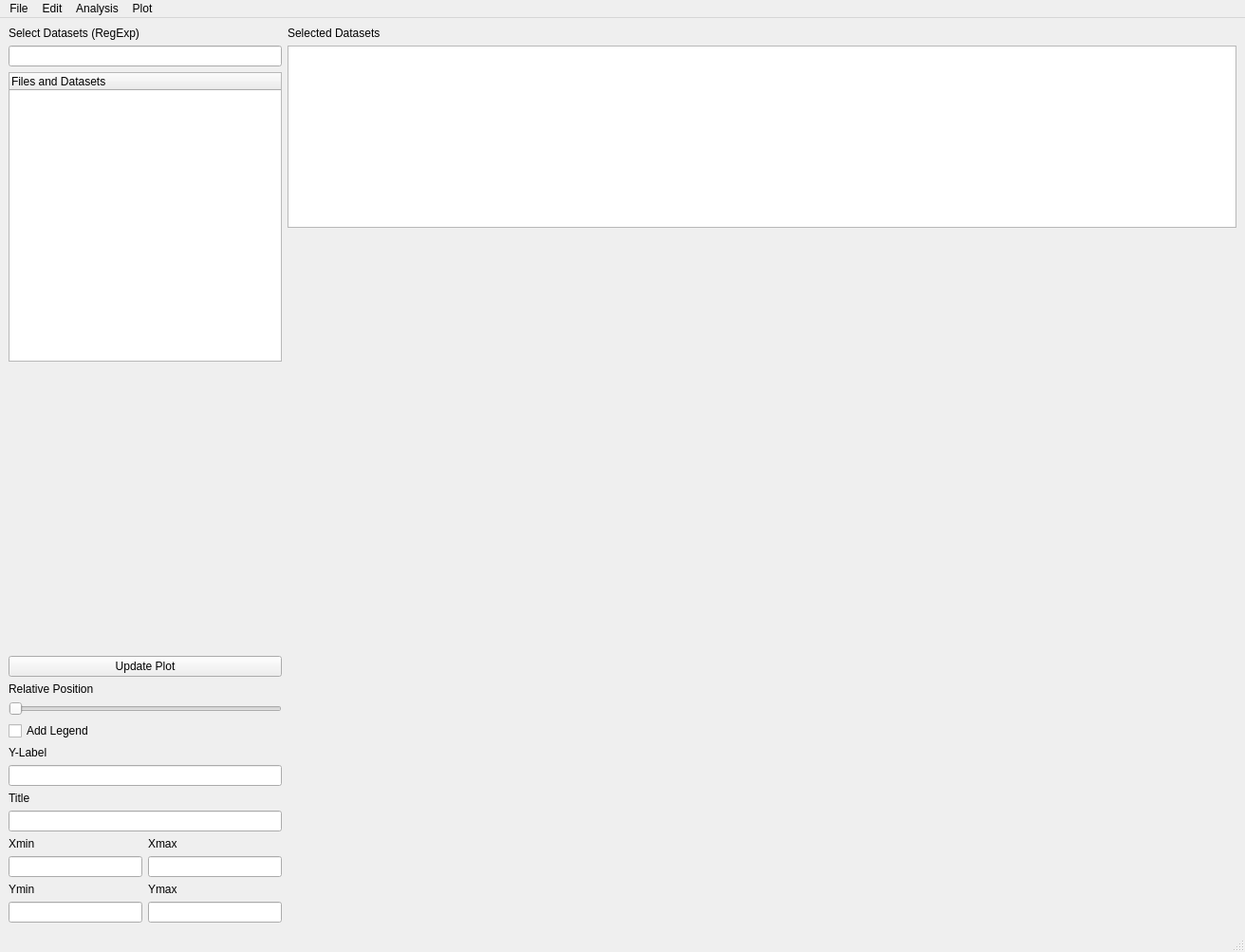
<?xml version="1.0" encoding="UTF-8"?>
<ui version="4.0">
 <class>PyGenesisGUI</class>
 <widget class="QMainWindow" name="PyGenesisGUI">
  <property name="geometry">
   <rect>
    <x>0</x>
    <y>0</y>
    <width>1312</width>
    <height>1003</height>
   </rect>
  </property>
  <property name="windowTitle">
   <string>Genesis Postprocessor in Python</string>
  </property>
  <widget class="QWidget" name="centralwidget">
   <layout class="QHBoxLayout" name="horizontalLayout">
    <item>
     <layout class="QVBoxLayout" name="verticalLayout_2">
      <item>
       <widget class="QLabel" name="label">
        <property name="text">
         <string>Select Datasets (RegExp)</string>
        </property>
       </widget>
      </item>
      <item>
       <widget class="QLineEdit" name="PlotCommand"/>
      </item>
      <item>
       <widget class="QTreeWidget" name="DataBrowser">
        <column>
         <property name="text">
          <string>Files and Datasets</string>
         </property>
        </column>
       </widget>
      </item>
      <item>
       <spacer name="verticalSpacer">
        <property name="orientation">
         <enum>Qt::Vertical</enum>
        </property>
        <property name="sizeHint" stdset="0">
         <size>
          <width>20</width>
          <height>40</height>
         </size>
        </property>
       </spacer>
      </item>
      <item>
       <layout class="QVBoxLayout" name="verticalLayout">
        <item>
         <widget class="QPushButton" name="UIReplot">
          <property name="text">
           <string>Update Plot</string>
          </property>
         </widget>
        </item>
        <item>
         <widget class="QLabel" name="label_3">
          <property name="text">
           <string>Relative Position</string>
          </property>
         </widget>
        </item>
        <item>
         <widget class="QSlider" name="UIPos">
          <property name="maximum">
           <number>100</number>
          </property>
          <property name="orientation">
           <enum>Qt::Horizontal</enum>
          </property>
         </widget>
        </item>
        <item>
         <widget class="QCheckBox" name="UILegend">
          <property name="text">
           <string>Add Legend</string>
          </property>
         </widget>
        </item>
        <item>
         <widget class="QLabel" name="label_8">
          <property name="text">
           <string>Y-Label</string>
          </property>
         </widget>
        </item>
        <item>
         <widget class="QLineEdit" name="UIYLabel"/>
        </item>
        <item>
         <widget class="QLabel" name="label_9">
          <property name="text">
           <string>Title</string>
          </property>
         </widget>
        </item>
        <item>
         <widget class="QLineEdit" name="UITitle"/>
        </item>
        <item>
         <layout class="QGridLayout" name="gridLayout">
          <item row="0" column="0">
           <widget class="QLabel" name="label_4">
            <property name="text">
             <string>Xmin</string>
            </property>
           </widget>
          </item>
          <item row="0" column="1">
           <widget class="QLabel" name="label_5">
            <property name="text">
             <string>Xmax</string>
            </property>
           </widget>
          </item>
          <item row="1" column="0">
           <widget class="QLineEdit" name="UIXmin"/>
          </item>
          <item row="1" column="1">
           <widget class="QLineEdit" name="UIXmax"/>
          </item>
          <item row="2" column="0">
           <widget class="QLabel" name="label_6">
            <property name="text">
             <string>Ymin</string>
            </property>
           </widget>
          </item>
          <item row="3" column="1">
           <widget class="QLineEdit" name="UIYmax"/>
          </item>
          <item row="3" column="0">
           <widget class="QLineEdit" name="UIYmin"/>
          </item>
          <item row="2" column="1">
           <widget class="QLabel" name="label_7">
            <property name="text">
             <string>Ymax</string>
            </property>
           </widget>
          </item>
         </layout>
        </item>
       </layout>
      </item>
     </layout>
    </item>
    <item>
     <layout class="QVBoxLayout" name="verticalLayout_3">
      <item>
       <widget class="QLabel" name="label_2">
        <property name="text">
         <string>Selected Datasets</string>
        </property>
       </widget>
      </item>
      <item>
       <widget class="QTableWidget" name="DatasetList">
        <property name="sizePolicy">
         <sizepolicy hsizetype="Expanding" vsizetype="Minimum">
          <horstretch>0</horstretch>
          <verstretch>0</verstretch>
         </sizepolicy>
        </property>
       </widget>
      </item>
      <item>
       <widget class="QWidget" name="mplwindow" native="true">
        <property name="sizePolicy">
         <sizepolicy hsizetype="MinimumExpanding" vsizetype="MinimumExpanding">
          <horstretch>0</horstretch>
          <verstretch>0</verstretch>
         </sizepolicy>
        </property>
        <property name="minimumSize">
         <size>
          <width>1000</width>
          <height>700</height>
         </size>
        </property>
        <layout class="QVBoxLayout" name="verticalLayout_4">
         <item>
          <layout class="QVBoxLayout" name="mplvl"/>
         </item>
        </layout>
       </widget>
      </item>
     </layout>
    </item>
   </layout>
  </widget>
  <widget class="QStatusBar" name="statusbar"/>
  <widget class="QMenuBar" name="menubar">
   <property name="geometry">
    <rect>
     <x>0</x>
     <y>0</y>
     <width>1312</width>
     <height>24</height>
    </rect>
   </property>
   <widget class="QMenu" name="menuFile">
    <property name="title">
     <string>File</string>
    </property>
    <addaction name="actionLoad"/>
    <addaction name="actionReload"/>
    <addaction name="actionClose"/>
    <addaction name="separator"/>
    <addaction name="actionQuit"/>
   </widget>
   <widget class="QMenu" name="menuEdit">
    <property name="title">
     <string>Edit</string>
    </property>
    <addaction name="actionDelete"/>
    <addaction name="actionDuplicate"/>
   </widget>
   <widget class="QMenu" name="menuAnalysis">
    <property name="title">
     <string>Analysis</string>
    </property>
    <addaction name="actionCor1"/>
    <addaction name="actionCor2"/>
    <addaction name="actionAutocorrelation"/>
    <addaction name="actionWigner"/>
   </widget>
   <widget class="QMenu" name="menuPlot">
    <property name="title">
     <string>Plot</string>
    </property>
    <widget class="QMenu" name="menuColor_Scales">
     <property name="title">
      <string>Colormaps</string>
     </property>
     <addaction name="actionviridis"/>
     <addaction name="actionInferno"/>
     <addaction name="actionSeismic"/>
     <addaction name="actionOcean"/>
     <addaction name="actionTerrain"/>
     <addaction name="actionJet"/>
    </widget>
    <addaction name="menuColor_Scales"/>
   </widget>
   <addaction name="menuFile"/>
   <addaction name="menuEdit"/>
   <addaction name="menuAnalysis"/>
   <addaction name="menuPlot"/>
  </widget>
  <action name="actionLoad">
   <property name="text">
    <string>Load File...</string>
   </property>
   <property name="shortcut">
    <string>Ctrl+L</string>
   </property>
  </action>
  <action name="actionReload">
   <property name="text">
    <string>Reload File</string>
   </property>
   <property name="shortcut">
    <string>Ctrl+Shift+L</string>
   </property>
  </action>
  <action name="actionClose">
   <property name="text">
    <string>Close File</string>
   </property>
   <property name="shortcut">
    <string>Ctrl+C</string>
   </property>
  </action>
  <action name="actionQuit">
   <property name="text">
    <string>Quit</string>
   </property>
   <property name="shortcut">
    <string>Ctrl+Q</string>
   </property>
  </action>
  <action name="actionDelete">
   <property name="text">
    <string>Delete Dataset</string>
   </property>
   <property name="shortcut">
    <string>Ctrl+X</string>
   </property>
  </action>
  <action name="actionDuplicate">
   <property name="text">
    <string>Duplicate Dataset</string>
   </property>
   <property name="shortcut">
    <string>Ctrl+D</string>
   </property>
  </action>
  <action name="actionCor1">
   <property name="text">
    <string>Temporal Coherence, 1st order</string>
   </property>
  </action>
  <action name="actionCor2">
   <property name="text">
    <string>Temporal Coherence, 2nd order</string>
   </property>
  </action>
  <action name="actionAutocorrelation">
   <property name="text">
    <string>Autocorrelation</string>
   </property>
  </action>
  <action name="actionWigner">
   <property name="text">
    <string>Wigner Distribution</string>
   </property>
  </action>
  <action name="actionviridis">
   <property name="checkable">
    <bool>false</bool>
   </property>
   <property name="checked">
    <bool>false</bool>
   </property>
   <property name="text">
    <string>Viridis</string>
   </property>
  </action>
  <action name="actionInferno">
   <property name="checkable">
    <bool>false</bool>
   </property>
   <property name="text">
    <string>Inferno</string>
   </property>
  </action>
  <action name="actionSeismic">
   <property name="text">
    <string>Seismic</string>
   </property>
  </action>
  <action name="actionOcean">
   <property name="text">
    <string>Ocean</string>
   </property>
  </action>
  <action name="actionTerrain">
   <property name="text">
    <string>Terrain</string>
   </property>
  </action>
  <action name="actionJet">
   <property name="text">
    <string>Jet</string>
   </property>
  </action>
 </widget>
 <resources/>
 <connections>
  <connection>
   <sender>actionQuit</sender>
   <signal>triggered()</signal>
   <receiver>PyGenesisGUI</receiver>
   <slot>close()</slot>
   <hints>
    <hint type="sourcelabel">
     <x>-1</x>
     <y>-1</y>
    </hint>
    <hint type="destinationlabel">
     <x>399</x>
     <y>299</y>
    </hint>
   </hints>
  </connection>
 </connections>
</ui>
